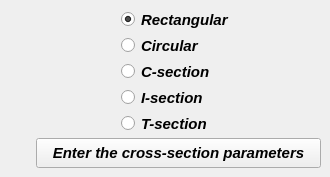
       <widget class="QWidget" name="tab_5">
        <attribute name="title">
         <string>Common sections</string>
        </attribute>
        <widget class="QPushButton" name="pushButton_enter_section_parameters">
         <property name="geometry">
          <rect>
           <x>36</x>
           <y>138</y>
           <width>285</width>
           <height>30</height>
          </rect>
         </property>
         <property name="font">
          <font>
           <family>Arial</family>
           <pointsize>11</pointsize>
           <weight>75</weight>
           <italic>true</italic>
           <bold>true</bold>
          </font>
         </property>
         <property name="text">
          <string>Enter the cross-section parameters</string>
         </property>
        </widget>
        <widget class="QWidget" name="gridLayoutWidget_2">
         <property name="geometry">
          <rect>
           <x>102</x>
           <y>8</y>
           <width>169</width>
           <height>127</height>
          </rect>
         </property>
         <layout class="QGridLayout" name="gridLayout_2">
          <item row="3" column="0">
           <widget class="QRadioButton" name="radioButton_I_section">
            <property name="minimumSize">
             <size>
              <width>130</width>
              <height>17</height>
             </size>
            </property>
            <property name="maximumSize">
             <size>
              <width>130</width>
              <height>17</height>
             </size>
            </property>
            <property name="font">
             <font>
              <family>Arial</family>
              <pointsize>11</pointsize>
              <weight>75</weight>
              <italic>true</italic>
              <bold>true</bold>
              <stylestrategy>PreferAntialias</stylestrategy>
             </font>
            </property>
            <property name="focusPolicy">
             <enum>Qt::ClickFocus</enum>
            </property>
            <property name="text">
             <string>I-section</string>
            </property>
            <property name="checked">
             <bool>false</bool>
            </property>
           </widget>
          </item>
          <item row="2" column="0">
           <widget class="QRadioButton" name="radioButton_C_section">
            <property name="minimumSize">
             <size>
              <width>130</width>
              <height>17</height>
             </size>
            </property>
            <property name="maximumSize">
             <size>
              <width>130</width>
              <height>17</height>
             </size>
            </property>
            <property name="font">
             <font>
              <family>Arial</family>
              <pointsize>11</pointsize>
              <weight>75</weight>
              <italic>true</italic>
              <bold>true</bold>
              <stylestrategy>PreferAntialias</stylestrategy>
             </font>
            </property>
            <property name="focusPolicy">
             <enum>Qt::ClickFocus</enum>
            </property>
            <property name="text">
             <string>C-section</string>
            </property>
            <property name="checked">
             <bool>false</bool>
            </property>
           </widget>
          </item>
          <item row="1" column="0">
           <widget class="QRadioButton" name="radioButton_circular_section">
            <property name="minimumSize">
             <size>
              <width>130</width>
              <height>17</height>
             </size>
            </property>
            <property name="maximumSize">
             <size>
              <width>130</width>
              <height>17</height>
             </size>
            </property>
            <property name="font">
             <font>
              <family>Arial</family>
              <pointsize>11</pointsize>
              <weight>75</weight>
              <italic>true</italic>
              <bold>true</bold>
              <stylestrategy>PreferAntialias</stylestrategy>
             </font>
            </property>
            <property name="focusPolicy">
             <enum>Qt::ClickFocus</enum>
            </property>
            <property name="text">
             <string>Circular</string>
            </property>
            <property name="checked">
             <bool>false</bool>
            </property>
           </widget>
          </item>
          <item row="0" column="0">
           <widget class="QRadioButton" name="radioButton_rectangular_section">
            <property name="minimumSize">
             <size>
              <width>130</width>
              <height>17</height>
             </size>
            </property>
            <property name="maximumSize">
             <size>
              <width>130</width>
              <height>17</height>
             </size>
            </property>
            <property name="font">
             <font>
              <family>Arial</family>
              <pointsize>11</pointsize>
              <weight>75</weight>
              <italic>true</italic>
              <bold>true</bold>
              <stylestrategy>PreferAntialias</stylestrategy>
             </font>
            </property>
            <property name="focusPolicy">
             <enum>Qt::ClickFocus</enum>
            </property>
            <property name="text">
             <string>Rectangular</string>
            </property>
            <property name="checked">
             <bool>true</bool>
            </property>
           </widget>
          </item>
          <item row="4" column="0">
           <widget class="QRadioButton" name="radioButton_T_section">
            <property name="minimumSize">
             <size>
              <width>130</width>
              <height>17</height>
             </size>
            </property>
            <property name="maximumSize">
             <size>
              <width>130</width>
              <height>17</height>
             </size>
            </property>
            <property name="font">
             <font>
              <family>Arial</family>
              <pointsize>11</pointsize>
              <weight>75</weight>
              <italic>true</italic>
              <bold>true</bold>
              <stylestrategy>PreferAntialias</stylestrategy>
             </font>
            </property>
            <property name="focusPolicy">
             <enum>Qt::ClickFocus</enum>
            </property>
            <property name="text">
             <string>T-section</string>
            </property>
            <property name="checked">
             <bool>false</bool>
            </property>
           </widget>
          </item>
         </layout>
        </widget>
       </widget>
